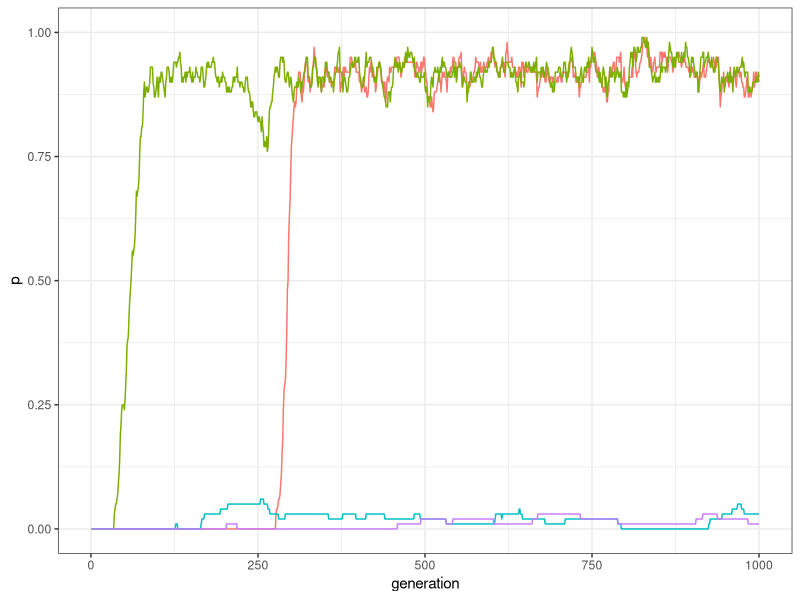
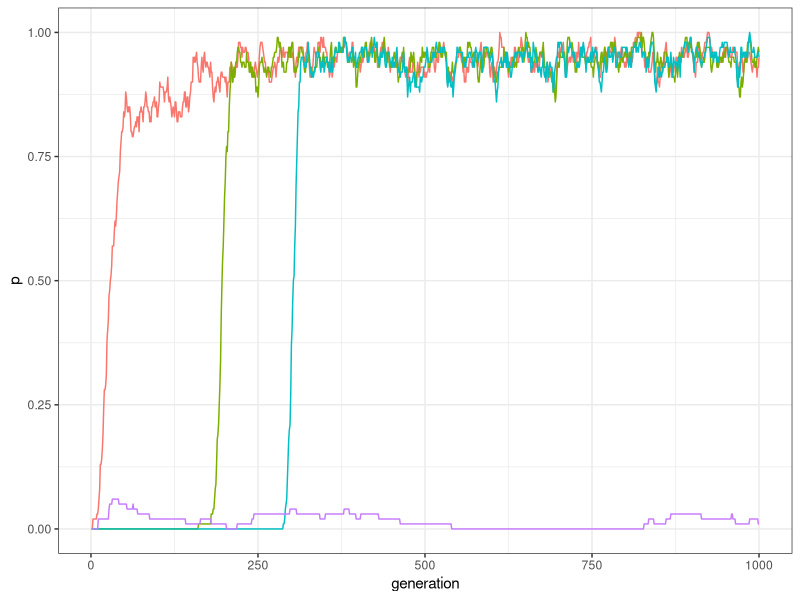
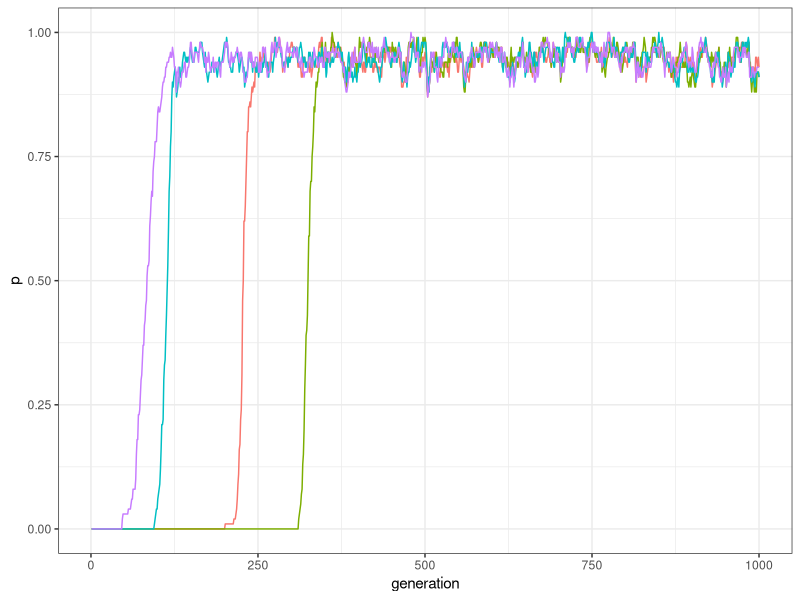
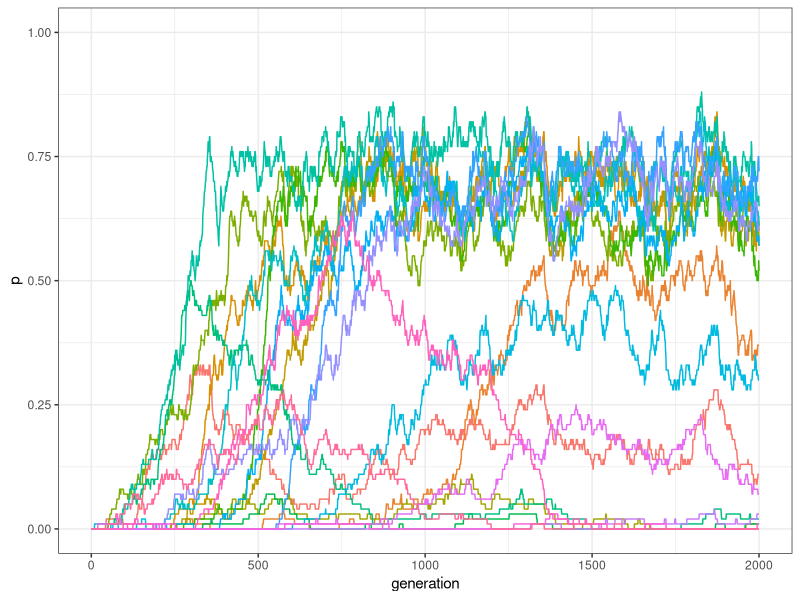
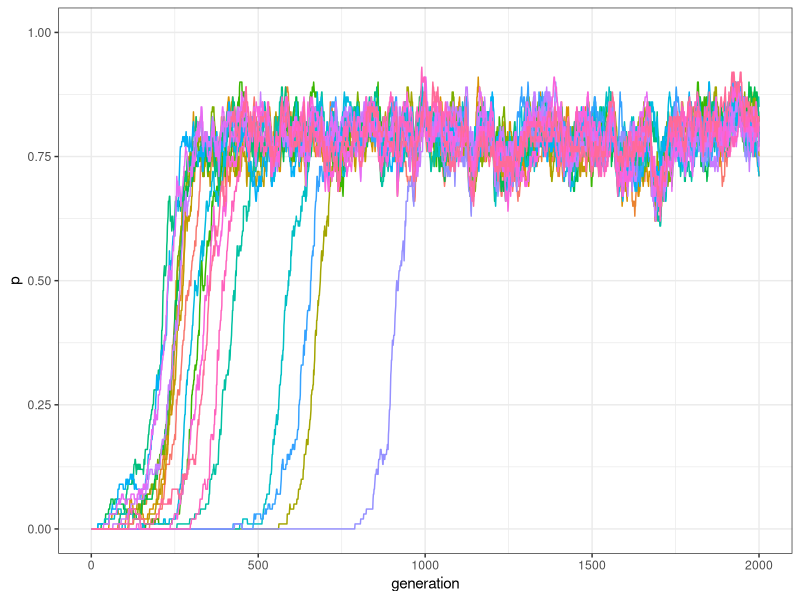
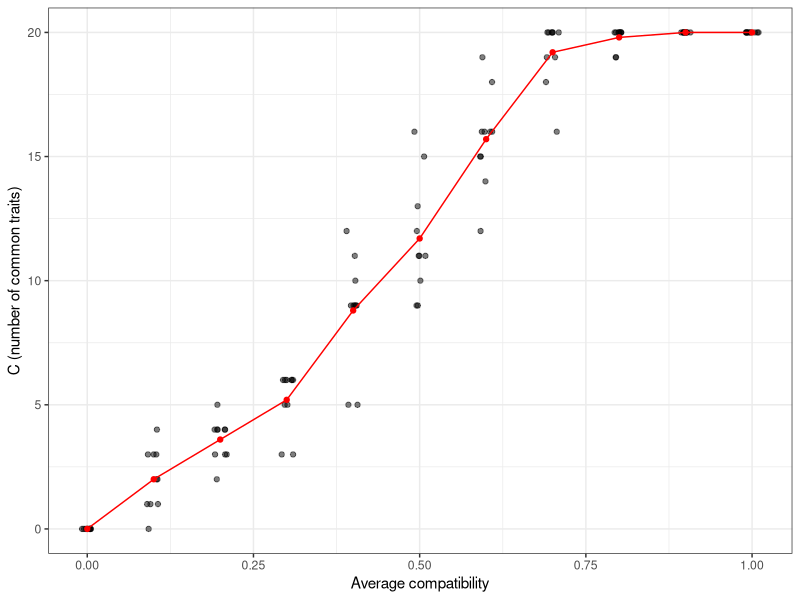

The R source for these figures, in order:
## ---- chunk 1
library(tidyverse)
set.seed(111)
my_world <- matrix(c(1,1,-1,-1,1,1,-1,-1,-1,-1,1,1,-1,-1,1,1), nrow = 4, ncol = 4)
my_world
## ---- chunk 2
traits_inter_dependence <- function(N, t_max, k, mu, p_death, world){
  output <- tibble(trait = rep(c("A","B","C","D"), each = t_max), generation = rep(1:t_max, 4), p = rep(NA, t_max * 4))      
  population <- matrix(0, ncol = 4, nrow = N)
  output[output$generation == 1 ,]$p <- colSums(population) / N
  for(t in 2:t_max){
    # innovations
    innovators <- sample(c(TRUE, FALSE), N, prob = c(mu, 1 - mu), replace = TRUE) 
    innovations <- sample(1:4, sum(innovators), replace = TRUE)
    population[cbind(which(innovators == TRUE), innovations)] <- 1
    
    # copying
    demonstrators <- sample(1:N, replace = TRUE)
    demonstrators_traits <- sample(1:4, N, replace = TRUE)
    
    # not sure how to vectorise the code below. The first "if" can be done with:
    # population[cbind(demonstrators,demonstrators_traits)]==1 as in previous chapter
    # but I could not figure out a way to calcualte the compatibility score at popualtion level
    
    for(i in 1:N){
      if(population[demonstrators[i], demonstrators_traits[i]]){
        compatibility_score <- sum(world[demonstrators_traits[i], which(population[i,]>0)])
        copy <- (1 / (1 + exp(-k*compatibility_score))) > runif(1)
        if(copy){
          population[i,demonstrators_traits[i]] <- 1
        }
      }
    }
    
    # birth/death
    replace <- sample(c(TRUE, FALSE), N, prob = c(p_death, 1 - p_death), replace = TRUE)
    population[replace, ] <- 0
    
    output[output$generation == t ,]$p <- colSums(population) / N
  }
  output
}
## ---- chunk 3
plot_multiple_traits <- function(data_model) {
  ggplot(data = data_model, aes(y = p, x = generation)) +
    geom_line(aes(colour = trait)) +
    ylim(c(0, 1)) +
    theme_bw() +
    theme(legend.position = "none")
}
## ---- chunk 4
my_world <- matrix(c(1,1,-1,-1,1,1,-1,-1,-1,-1,1,1,-1,-1,1,1), nrow = 4, ncol = 4)
data_model <- traits_inter_dependence(N = 100, t_max = 1000, k = 10, mu = 0.0005, p_death = 0.01, world = my_world)
plot_multiple_traits(data_model)
## ---- chunk 5
data_model[data_model$generation==1000,]
## ---- chunk 6
my_world <- matrix(c(1,1,1,-1, 1,1,1,-1,1,1,1,-1,-1,-1,-1,1), nrow = 4, ncol = 4)
data_model <- traits_inter_dependence(N = 100, t_max = 1000, k = 10, mu = 0.0005, p_death = 0.01, world = my_world)
plot_multiple_traits(data_model)
## ---- chunk 7
my_world <- matrix(c(1,1,1,1,1,1,1,1,1,1,1,1,1,1,1,1), nrow = 4, ncol = 4)
data_model <- traits_inter_dependence(N = 100, t_max = 1000, k = 10, mu = 0.0005, p_death = 0.01, world = my_world)
plot_multiple_traits(data_model)
## ---- chunk 8
M <- 7
gamma <- 0.5
my_world <- matrix( rep(1, M * M), nrow = M)
compatibilities <- sample(c(1, -1), choose(M, 2), prob = c(gamma, 1 - gamma), replace = TRUE) 
my_world[upper.tri(my_world)] <- compatibilities
my_world <- t(my_world)
my_world[upper.tri(my_world)] <- compatibilities
## ---- chunk 9
my_world
## ---- chunk 10
traits_inter_dependence_2 <- function(N, M, t_max, k, mu, p_death, gamma){
  output <- matrix(data = NA, nrow = t_max, ncol = M)
  # initalise the traits' world:
  world <- matrix( rep(1, M * M), nrow = M)
  compatibilities <- sample(c(1, -1), choose(M,2), prob = c(gamma, 1 - gamma), replace = TRUE) 
  world[upper.tri(world)] <- compatibilities
  world <- t(world)
  world[upper.tri(world)] <- compatibilities
  # initialise the population:
  population <- matrix(0, ncol = M, nrow = N)
  output[1, ] <- colSums(population) / N 
  for(t in 2:t_max){
    # innovations
    innovators <- sample(c(TRUE, FALSE), N, prob = c(mu, 1 - mu), replace = TRUE) 
    innovations <- sample(1:M, sum(innovators), replace = TRUE)
    population[cbind(which(innovators == TRUE), innovations)] <- 1
    
    # copying
    demonstrators <- sample(1:N, replace = TRUE)
    demonstrators_traits <- sample(1:M, N, replace = TRUE)

    for(i in 1:N){
      if(population[demonstrators[i], demonstrators_traits[i]]){
        compatibility_score <- sum(world[demonstrators_traits[i], which(population[i,]>0)])
        copy <- (1 / (1 + exp(-k*compatibility_score))) > runif(1)
        if(copy){
          population[i,demonstrators_traits[i]] <- 1
        }
      }
    }
    
    # birth/death
    replace <- sample(c(TRUE, FALSE), N, prob = c(p_death, 1 - p_death), replace = TRUE)
    population[replace, ] <- 0
    
    output[t, ] <- colSums(population) / N
  }
  output
}  
## ---- chunk 11
plot_multiple_traits_matrix <- function(data_model) {
  generation <- rep(1:dim(data_model)[1], dim(data_model)[2])
  
  data_to_plot <- as_tibble(data_model) %>%
    gather( key = "trait", value = "p") %>%
    add_column(generation)
  
  ggplot(data = data_to_plot, aes(y = p, x = generation)) +
    geom_line(aes(colour = trait)) +
    ylim(c(0, 1)) +
    theme_bw() +
    theme(legend.position = "none")
}
## ---- chunk 12
data_model <- traits_inter_dependence_2(N = 100, M = 20, t_max = 2000, k = 10, mu = 0.001, p_death = 0.01, gamma = .5)
plot_multiple_traits_matrix(data_model)
## ---- chunk 13
data_model <- traits_inter_dependence_2(N = 100, M = 20, t_max = 2000, k = 10, mu = 0.001, p_death = 0.01, gamma = 1)
plot_multiple_traits_matrix(data_model)
## ---- chunk 14
r_max = 10
test_inter_dependence <- tibble(gamma = rep(seq(0, 1, by = .1), r_max), run = as.factor(rep(1:r_max, each = 11)), C = NA)
for(condition in seq(0, 1, by = .1)){
  for(r in 1:r_max) {
    data_model <- traits_inter_dependence_2(N = 100, M = 20, t_max = 2000, k = 10, mu = 0.001, p_death = 0.01, gamma = condition)
    test_inter_dependence[test_inter_dependence$gamma == condition & test_inter_dependence$run == r, ]$C <- sum(data_model[2000,]>.5)
  }
}
## ---- chunk 15
ggplot(data = test_inter_dependence, aes(x = gamma, y = C)) +
  geom_jitter(width = 0.01, height = 0, alpha = 0.5) +
  stat_summary(fun.y = mean, geom = "point", colour = "red") +
  stat_summary(fun.y = mean, geom = "line", colour = "red") +
  theme_bw() +
  labs(x = "Average compatibility", y = "C (number of common traits)")
